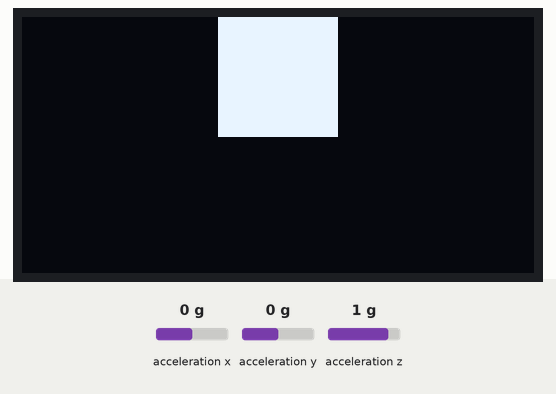
Simulated run of this sketch. Board: Arduino Uno, built with avr-gcc and run on an emulated ATmega328P. On the bench: 128×64 one-colour display. Wiring (inferred from the names in the program): SSD1306 OLED at I2C address 0x3C. The test bench sets the inputs (shaded band); at power-on: acceleration x 0 g, acceleration y 0 g, acceleration z 1 g. What the sketch prints to the serial monitor is not drawn.

Above: at 1.5 s.
1.6 s: acceleration x set to -1.4 g
At 3.06 s:
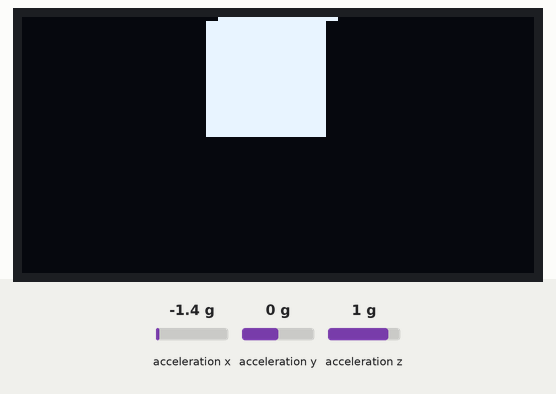
4.6 s: acceleration y set to 0.8 g
At 4.93 s:
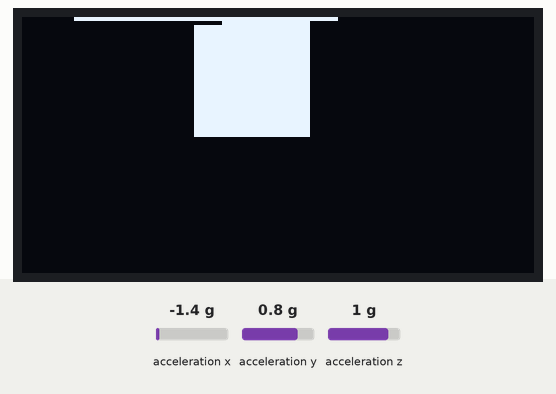
6.3 s: acceleration y set to -1.4 g
At 7.76 s:
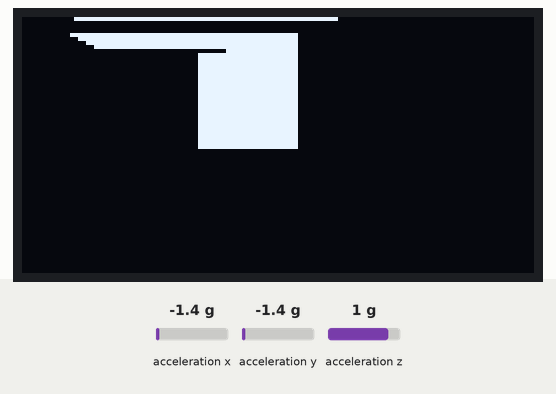
9.3 s: acceleration y set to 1.4 g
At 10.04 s:
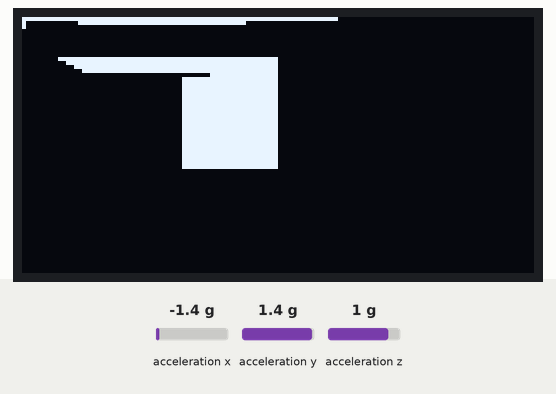
11.3 s: acceleration x set to 0.8 g
At 12.01 s:
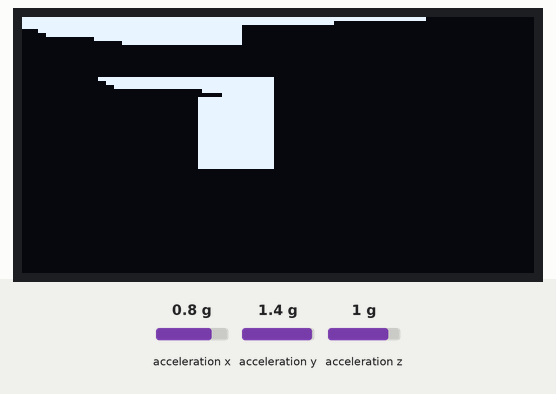
13.6 s: acceleration y set to -0.8 g
At 14.8 s:
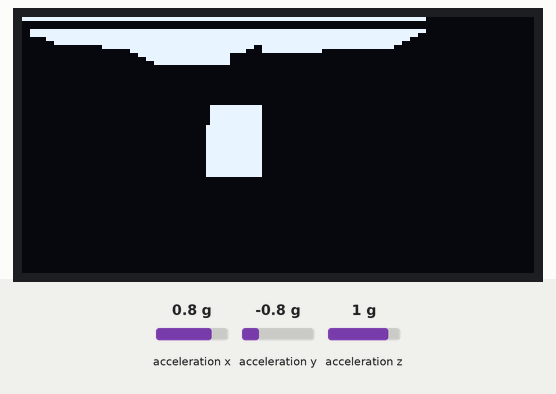

Measured:
- after the input at 1.6 s, the display: first changes after 0.49 s (image 1 shows a later state)
- after the input at 4.6 s, the display: first changes after 0.08 s (image 2 shows a later state)
- after the input at 11.3 s, the display: first differs from a run without the input after 0.47 s (image 5 shows a later state)
- what the display in image 6 shows lasts 0.4 s, from 14.6 s to 15.0 s

The sketch:

arduino-gravity-fluids.ino
```cpp
/*

  /$$$$$$                                /$$   /$$
 /$$__  $$                              |__/  | $$
| $$  \__/  /$$$$$$  /$$$$$$  /$$    /$$ /$$ /$$$$$$   /$$   /$$
| $$ /$$$$ /$$__  $$|____  $$|  $$  /$$/| $$|_  $$_/  | $$  | $$
| $$|_  $$| $$  \__/ /$$$$$$$ \  $$/$$/ | $$  | $$    | $$  | $$
| $$  \ $$| $$      /$$__  $$  \  $$$/  | $$  | $$ /$$| $$  | $$
|  $$$$$$/| $$     |  $$$$$$$   \  $/   | $$  |  $$$$/|  $$$$$$$
 \______/ |__/      \_______/    \_/    |__/   \___/   \____  $$
                                                       /$$  | $$
                                                      |  $$$$$$/
                                                       \______/
 /$$$$$$$$ /$$           /$$       /$$
| $$_____/| $$          |__/      | $$
| $$      | $$ /$$   /$$ /$$  /$$$$$$$  /$$$$$$$
| $$$$$   | $$| $$  | $$| $$ /$$__  $$ /$$_____/
| $$__/   | $$| $$  | $$| $$| $$  | $$|  $$$$$$
| $$      | $$| $$  | $$| $$| $$  | $$ \____  $$
| $$      | $$|  $$$$$$/| $$|  $$$$$$$ /$$$$$$$/
|__/      |__/ \______/ |__/ \_______/|_______/


A fluid (falling sand) simulation that responds to motion (gravity).

*/

#include <Adafruit_ADXL345_U.h>
#include <Adafruit_Sensor.h>

#include "globals.h"
#include "oled.h"
#include "simulation.h"

// -------- Oled -------- //

Oled oled;

// -------- Simulation -------- //

Simulation simulation;
Vector2 gravity;

// -------- Accelerometer -------- //

#define ACC_SCL A3
#define ACC_SDA A2

Adafruit_ADXL345_Unified accel = Adafruit_ADXL345_Unified();

// -------- Setup -------- //

void setup() {
  Serial.begin(115200);
  Serial.println("Initializing...");
  Serial.println(freeRam());

  oled.init(SSD1306_CMD_SWITCHCAPVCC, 0x3C);

  if (!accel.begin()) {
    Serial.println(F("ADXL345 allocation failed"));
    while (1)
      ;
  }

  for (int y = 0; y < 30; y++) {
    for (int x = SCREEN_WIDTH / 2 - 15; x < SCREEN_WIDTH / 2 + 15; x++) {
      simulation.spawnParticle(x, y);
    }
  }
}

void loop() {
  updateGravity();
  simulation.update(gravity);
  oled.draw(simulation.bitmap);
}

void updateGravity() {
  sensors_event_t event;
  accel.getEvent(&event);
  gravity.x = event.acceleration.x;
  gravity.y = -event.acceleration.y;
}

int freeRam() {
  extern int __heap_start, *__brkval;
  int v;
  return (int)&v - (__brkval == 0 ? (int)&__heap_start : (int)__brkval);
}
```

globals.h
```cpp
#pragma once

#define SCREEN_WIDTH 128
#define SCREEN_HEIGHT 64

struct Vector2 {
  float x;
  float y;
};
```

oled.cpp
```cpp
#include "oled.h"

#include "globals.h"

void Oled::init(uint8_t switchvcc, uint8_t i2caddr) {
  m_svcc = switchvcc;
  m_i2caddr = i2caddr;

  // I2C Init
  Wire.setClock(400000);  // fast mode
  Wire.begin();

  // Init sequence
  writeCommand(SSD1306_CMD_DISPLAYOFF);          // 0xAE
  writeCommand(SSD1306_CMD_SETDISPLAYCLOCKDIV);  // 0xD5
  writeCommand(0x80);                            // the suggested ratio 0x80

  writeCommand(SSD1306_CMD_SETMULTIPLEX);  // 0xA8
  writeCommand(SCREEN_HEIGHT - 1);

  writeCommand(SSD1306_CMD_SETDISPLAYOFFSET);    // 0xD3
  writeCommand(0x0);                             // no offset
  writeCommand(SSD1306_CMD_SETSTARTLINE | 0x0);  // line #0
  writeCommand(SSD1306_CMD_CHARGEPUMP);          // 0x8D
  if (m_svcc == SSD1306_CMD_EXTERNALVCC)
    writeCommand(0x10);
  else
    writeCommand(0x14);
  writeCommand(SSD1306_CMD_MEMORYMODE);  // 0x20
  writeCommand(0x00);                    // 0x0 act like ks0108
  writeCommand(SSD1306_CMD_SEGREMAP | 0x1);
  writeCommand(SSD1306_CMD_COMSCANDEC);

  // 128x64
  writeCommand(SSD1306_CMD_SETCOMPINS);  // 0xDA
  writeCommand(0x12);
  writeCommand(SSD1306_CMD_SETCONTRAST);  // 0x81
  if (m_svcc == SSD1306_CMD_EXTERNALVCC)
    writeCommand(0x9F);
  else
    writeCommand(0xCF);

  writeCommand(SSD1306_CMD_SETPRECHARGE);  // 0xd9
  if (m_svcc == SSD1306_CMD_EXTERNALVCC)
    writeCommand(0x22);
  else
    writeCommand(0xF1);
  writeCommand(SSD1306_CMD_SETVCOMDETECT);  // 0xDB
  writeCommand(0x40);
  writeCommand(SSD1306_CMD_DISPLAYALLON_RESUME);  // 0xA4
  writeCommand(SSD1306_CMD_NORMALDISPLAY);        // 0xA6

  writeCommand(SSD1306_CMD_DEACTIVATE_SCROLL);

  writeCommand(SSD1306_CMD_DISPLAYON);  //--turn on oled panel

  // clear
  clear();
}

void Oled::writeCommand(uint8_t c) {
  Wire.beginTransmission(m_i2caddr);
  Wire.write(0x00);  // control
  Wire.write(c);
  Wire.endTransmission();
}

void Oled::setPos(uint8_t x, uint8_t y) {
  // set column
  writeCommand(SSD1306_CMD_COLUMNADDR);
  writeCommand(x);                 // Column start address (0 = reset)
  writeCommand(SCREEN_WIDTH - 1);  // Column end address (127 = reset)
  // set line
  writeCommand(SSD1306_CMD_PAGEADDR);
  writeCommand(y);                      // Page start address (0 = reset)
  writeCommand(SCREEN_HEIGHT / 8 - 1);  // Page end address
}

void Oled::draw(const uint8_t* bitmap) {
  setPos(0, 0);

  for (int i = 0; i < SCREEN_WIDTH * SCREEN_HEIGHT / 8; i++) {
    Wire.beginTransmission(m_i2caddr);
    Wire.write(0x40);  // Write to GDDRAM
    Wire.write(bitmap[i]);
    Wire.endTransmission();
  }
}

void Oled::clear() {
  setPos(0, 0);

  for (int i = 0; i < SCREEN_WIDTH * SCREEN_HEIGHT / 8; i++) {
    Wire.beginTransmission(m_i2caddr);
    Wire.write(0x40);
    Wire.write(0x0);
    Wire.endTransmission();
  }
}
```

oled.h
```cpp
#pragma once

#include <Arduino.h>
#include <Wire.h>

// define I2C address
#define SSD1306_ADDRESS 0x3C

// define colors
#define BLACK 0
#define WHITE 1
#define INVERSE 2
#define TRANSPARENT 0xff

// define level 1 commands
#define SSD1306_CMD_SETCONTRAST 0x81
#define SSD1306_CMD_DISPLAYALLON_RESUME 0xA4
#define SSD1306_CMD_DISPLAYALLON 0xA5
#define SSD1306_CMD_NORMALDISPLAY 0xA6
#define SSD1306_CMD_INVERTDISPLAY 0xA7
#define SSD1306_CMD_DISPLAYOFF 0xAE
#define SSD1306_CMD_DISPLAYON 0xAF

#define SSD1306_CMD_SETDISPLAYOFFSET 0xD3
#define SSD1306_CMD_SETCOMPINS 0xDA

#define SSD1306_CMD_SETVCOMDETECT 0xDB

#define SSD1306_CMD_SETDISPLAYCLOCKDIV 0xD5
#define SSD1306_CMD_SETPRECHARGE 0xD9

#define SSD1306_CMD_SETMULTIPLEX 0xA8

#define SSD1306_CMD_SETLOWCOLUMN 0x00
#define SSD1306_CMD_SETHIGHCOLUMN 0x10

#define SSD1306_CMD_SETSTARTLINE 0x40

#define SSD1306_CMD_MEMORYMODE 0x20
#define SSD1306_CMD_COLUMNADDR 0x21
#define SSD1306_CMD_PAGEADDR 0x22

#define SSD1306_CMD_COMSCANINC 0xC0
#define SSD1306_CMD_COMSCANDEC 0xC8

#define SSD1306_CMD_SEGREMAP 0xA0

#define SSD1306_CMD_CHARGEPUMP 0x8D

#define SSD1306_CMD_EXTERNALVCC 0x1
#define SSD1306_CMD_SWITCHCAPVCC 0x2

// level 2
#define SSD1306_CMD_ACTIVATE_SCROLL 0x2F
#define SSD1306_CMD_DEACTIVATE_SCROLL 0x2E

class Oled {
  uint8_t m_svcc;
  uint8_t m_i2caddr;

 private:
  void writeCommand(uint8_t c);
  void setPos(uint8_t x, uint8_t y);

 public:
  void init(uint8_t switchvcc = SSD1306_CMD_SWITCHCAPVCC,
            uint8_t i2caddr = SSD1306_ADDRESS);
  void draw(const uint8_t* bitmap);
  void clear();
};
```

simulation.cpp
```cpp
#include "simulation.h"

bool goLeft = true;

void Simulation::setCell(uint8_t x, uint8_t y, bool state) {
  int byteIndex = (y / 8) * SCREEN_WIDTH + x;
  int bit = y % 8;

  if (state) {
    bitmap[byteIndex] |= (1 << bit);
  } else {
    bitmap[byteIndex] &= ~(1 << bit);
  }
}

bool Simulation::getCell(uint8_t x, uint8_t y) {
  int byteIndex = (y / 8) * SCREEN_WIDTH + x;
  int bit = y % 8;

  return bitmap[byteIndex] & (1 << bit);
}

void Simulation::spawnParticle(uint8_t x, uint8_t y) { setCell(x, y, true); }

void Simulation::update(Vector2& gravity) {
  int8_t dx;
  if (gravity.x < -2) {  // Left
    dx = -1;
  } else if (gravity.x > 2) {  // Right
    dx = 1;
  } else {  // Middle
    dx = 0;
  }

  int8_t dy;
  if (gravity.y < -2) {  // Up
    dy = -1;
  } else if (gravity.y > 2) {  // Down
    dy = 1;
  } else {
    dy = 0;
  }

  // Serial.println(F("-----"));
  // Serial.println("[" + String(gravity.x) + ", " + String(gravity.y) + "]");
  // Serial.println("[" + String(dx) + ", " + String(dy) + "]");

  for (int y = SCREEN_HEIGHT - 2; y > 0; y--) {
    for (int x = 0; x < SCREEN_WIDTH; x++) {
      if (!this->getCell(x, y)) continue;
      if (x + dx < 0 || x + dx > SCREEN_WIDTH - 1 || y + dy < 0 ||
          y + dy > SCREEN_HEIGHT + 1)
        continue;

      // Main direction
      if (!this->getCell(x + dx, y + dy)) {
        this->setCell(x + dx, y + dy, true);
        this->setCell(x, y, false);
      }

      // Counter-clockwise
      // else if (x < SCREEN_WIDTH - 1 && !this->getCell(x + 1, y + 1)) {
      //   this->setCell(x + 1, y + 1, true);
      //   this->setCell(x, y, false);
      // }

      // // Right
      // else if (x < SCREEN_WIDTH - 1 && !this->getCell(x + 1, y)) {
      //   this->setCell(x + 1, y, true);
      //   this->setCell(x, y, false);
      // }

      // // Left
      // else if (x > 0 && !this->getCell(x - 1, y)) {
      //   this->setCell(x - 1, y, true);
      //   this->setCell(x, y, false);
      // }
    }
  }
}
```

Source omitted: simulation.h (data table, 7252 bytes)
